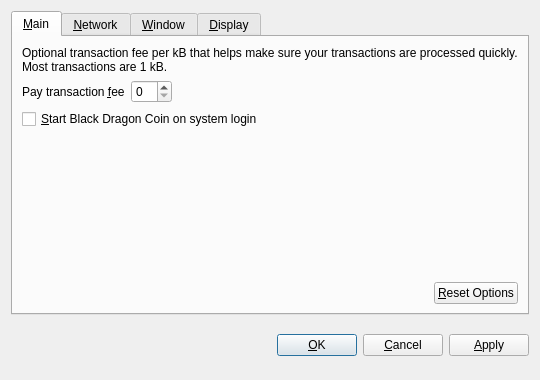
<?xml version="1.0" encoding="UTF-8"?>
<ui version="4.0">
 <class>OptionsDialog</class>
 <widget class="QDialog" name="OptionsDialog">
  <property name="geometry">
   <rect>
    <x>0</x>
    <y>0</y>
    <width>540</width>
    <height>380</height>
   </rect>
  </property>
  <property name="windowTitle">
   <string>Options</string>
  </property>
  <property name="modal">
   <bool>true</bool>
  </property>
  <layout class="QVBoxLayout" name="verticalLayout">
   <item>
    <widget class="QTabWidget" name="tabWidget">
     <property name="tabPosition">
      <enum>QTabWidget::North</enum>
     </property>
     <property name="currentIndex">
      <number>0</number>
     </property>
     <widget class="QWidget" name="tabMain">
      <attribute name="title">
       <string>&amp;Main</string>
      </attribute>
      <layout class="QVBoxLayout" name="verticalLayout_Main">
       <item>
        <widget class="QLabel" name="transactionFeeInfoLabel">
         <property name="text">
          <string>Optional transaction fee per kB that helps make sure your transactions are processed quickly. Most transactions are 1 kB.</string>
         </property>
         <property name="textFormat">
          <enum>Qt::PlainText</enum>
         </property>
         <property name="wordWrap">
          <bool>true</bool>
         </property>
        </widget>
       </item>
       <item>
        <layout class="QHBoxLayout" name="horizontalLayout_1_Main">
         <item>
          <widget class="QLabel" name="transactionFeeLabel">
           <property name="text">
            <string>Pay transaction &amp;fee</string>
           </property>
           <property name="textFormat">
            <enum>Qt::PlainText</enum>
           </property>
           <property name="buddy">
            <cstring>transactionFee</cstring>
           </property>
          </widget>
         </item>
         <item>
          <widget class="BitcoinAmountField" name="transactionFee"/>
         </item>
         <item>
          <spacer name="horizontalSpacer_1_Main">
           <property name="orientation">
            <enum>Qt::Horizontal</enum>
           </property>
           <property name="sizeHint" stdset="0">
            <size>
             <width>40</width>
             <height>20</height>
            </size>
           </property>
          </spacer>
         </item>
        </layout>
       </item>
       <item>
        <widget class="QCheckBox" name="bitcoinAtStartup">
         <property name="toolTip">
          <string>Automatically start Black Dragon Coin after logging in to the system.</string>
         </property>
         <property name="text">
          <string>&amp;Start Black Dragon Coin on system login</string>
         </property>
        </widget>
       </item>
       <item>
        <spacer name="verticalSpacer_Main">
         <property name="orientation">
          <enum>Qt::Vertical</enum>
         </property>
         <property name="sizeHint" stdset="0">
          <size>
           <width>20</width>
           <height>40</height>
          </size>
         </property>
        </spacer>
       </item>
       <item>
        <layout class="QHBoxLayout" name="horizontalLayout_2_Main">
         <item>
          <spacer name="horizontalSpacer_2_Main">
           <property name="orientation">
            <enum>Qt::Horizontal</enum>
           </property>
           <property name="sizeHint" stdset="0">
            <size>
             <width>40</width>
             <height>20</height>
            </size>
           </property>
          </spacer>
         </item>
         <item>
          <widget class="QPushButton" name="resetButton">
           <property name="toolTip">
            <string>Reset all client options to default.</string>
           </property>
           <property name="text">
            <string>&amp;Reset Options</string>
           </property>
           <property name="autoDefault">
            <bool>false</bool>
           </property>
          </widget>
         </item>
        </layout>
       </item>
      </layout>
     </widget>
     <widget class="QWidget" name="tabNetwork">
      <attribute name="title">
       <string>&amp;Network</string>
      </attribute>
      <layout class="QVBoxLayout" name="verticalLayout_Network">
       <item>
        <widget class="QCheckBox" name="mapPortUpnp">
         <property name="toolTip">
          <string>Automatically open the Black Dragon Coin client port on the router. This only works when your router supports UPnP and it is enabled.</string>
         </property>
         <property name="text">
          <string>Map port using &amp;UPnP</string>
         </property>
        </widget>
       </item>
       <item>
        <widget class="QCheckBox" name="connectSocks">
         <property name="toolTip">
          <string>Connect to the Black Dragon Coin network through a SOCKS proxy (e.g. when connecting through Tor).</string>
         </property>
         <property name="text">
          <string>&amp;Connect through SOCKS proxy:</string>
         </property>
        </widget>
       </item>
       <item>
        <layout class="QHBoxLayout" name="horizontalLayout_Network">
         <item>
          <widget class="QLabel" name="proxyIpLabel">
           <property name="text">
            <string>Proxy &amp;IP:</string>
           </property>
           <property name="textFormat">
            <enum>Qt::PlainText</enum>
           </property>
           <property name="buddy">
            <cstring>proxyIp</cstring>
           </property>
          </widget>
         </item>
         <item>
          <widget class="QValidatedLineEdit" name="proxyIp">
           <property name="maximumSize">
            <size>
             <width>140</width>
             <height>16777215</height>
            </size>
           </property>
           <property name="toolTip">
            <string>IP address of the proxy (e.g. 127.0.0.1)</string>
           </property>
          </widget>
         </item>
         <item>
          <widget class="QLabel" name="proxyPortLabel">
           <property name="text">
            <string>&amp;Port:</string>
           </property>
           <property name="textFormat">
            <enum>Qt::PlainText</enum>
           </property>
           <property name="buddy">
            <cstring>proxyPort</cstring>
           </property>
          </widget>
         </item>
         <item>
          <widget class="QLineEdit" name="proxyPort">
           <property name="maximumSize">
            <size>
             <width>55</width>
             <height>16777215</height>
            </size>
           </property>
           <property name="toolTip">
            <string>Port of the proxy (e.g. 9050)</string>
           </property>
          </widget>
         </item>
         <item>
          <widget class="QLabel" name="socksVersionLabel">
           <property name="text">
            <string>SOCKS &amp;Version:</string>
           </property>
           <property name="textFormat">
            <enum>Qt::PlainText</enum>
           </property>
           <property name="buddy">
            <cstring>socksVersion</cstring>
           </property>
          </widget>
         </item>
         <item>
          <widget class="QValueComboBox" name="socksVersion">
           <property name="toolTip">
            <string>SOCKS version of the proxy (e.g. 5)</string>
           </property>
          </widget>
         </item>
         <item>
          <spacer name="horizontalSpacer_Network">
           <property name="orientation">
            <enum>Qt::Horizontal</enum>
           </property>
           <property name="sizeHint" stdset="0">
            <size>
             <width>40</width>
             <height>20</height>
            </size>
           </property>
          </spacer>
         </item>
        </layout>
       </item>
       <item>
        <spacer name="verticalSpacer_Network">
         <property name="orientation">
          <enum>Qt::Vertical</enum>
         </property>
         <property name="sizeHint" stdset="0">
          <size>
           <width>20</width>
           <height>40</height>
          </size>
         </property>
        </spacer>
       </item>
      </layout>
     </widget>
     <widget class="QWidget" name="tabWindow">
      <attribute name="title">
       <string>&amp;Window</string>
      </attribute>
      <layout class="QVBoxLayout" name="verticalLayout_Window">
       <item>
        <widget class="QCheckBox" name="minimizeToTray">
         <property name="toolTip">
          <string>Show only a tray icon after minimizing the window.</string>
         </property>
         <property name="text">
          <string>&amp;Minimize to the tray instead of the taskbar</string>
         </property>
        </widget>
       </item>
       <item>
        <widget class="QCheckBox" name="minimizeOnClose">
         <property name="toolTip">
          <string>Minimize instead of exit the application when the window is closed. When this option is enabled, the application will be closed only after selecting Quit in the menu.</string>
         </property>
         <property name="text">
          <string>M&amp;inimize on close</string>
         </property>
        </widget>
       </item>
       <item>
        <spacer name="verticalSpacer_Window">
         <property name="orientation">
          <enum>Qt::Vertical</enum>
         </property>
         <property name="sizeHint" stdset="0">
          <size>
           <width>20</width>
           <height>40</height>
          </size>
         </property>
        </spacer>
       </item>
      </layout>
     </widget>
     <widget class="QWidget" name="tabDisplay">
      <attribute name="title">
       <string>&amp;Display</string>
      </attribute>
      <layout class="QVBoxLayout" name="verticalLayout_Display">
       <item>
        <layout class="QHBoxLayout" name="horizontalLayout_1_Display">
         <item>
          <widget class="QLabel" name="langLabel">
           <property name="text">
            <string>User Interface &amp;language:</string>
           </property>
           <property name="textFormat">
            <enum>Qt::PlainText</enum>
           </property>
           <property name="buddy">
            <cstring>lang</cstring>
           </property>
          </widget>
         </item>
         <item>
          <widget class="QValueComboBox" name="lang">
           <property name="toolTip">
            <string>The user interface language can be set here. This setting will take effect after restarting Black Dragon Coin.</string>
           </property>
          </widget>
         </item>
        </layout>
       </item>
       <item>
        <layout class="QHBoxLayout" name="horizontalLayout_2_Display">
         <item>
          <widget class="QLabel" name="unitLabel">
           <property name="text">
            <string>&amp;Unit to show amounts in:</string>
           </property>
           <property name="textFormat">
            <enum>Qt::PlainText</enum>
           </property>
           <property name="buddy">
            <cstring>unit</cstring>
           </property>
          </widget>
         </item>
         <item>
          <widget class="QValueComboBox" name="unit">
           <property name="toolTip">
            <string>Choose the default subdivision unit to show in the interface and when sending coins.</string>
           </property>
          </widget>
         </item>  
        </layout>
       </item>
        <item>
        <layout class="QHBoxLayout" name="horizontalLayout_3_Display">
         <item>
          <widget class="QLabel" name="logoLabel">
           <property name="text">
            <string>Logo:</string>
           </property>
           <property name="textFormat">
            <enum>Qt::PlainText</enum>
           </property>
           <property name="buddy">
            <cstring>logo</cstring>
           </property>
          </widget>
         </item>
         <item>
          <widget class="QValueComboBox" name="logo">
           <property name="toolTip">
            <string>Choose the logo.</string>
           </property>
          </widget>
         </item> 
        </layout>
       </item>
       <item>
        <widget class="QCheckBox" name="displayAddresses">
         <property name="toolTip">
          <string>Whether to show Black Dragon Coin addresses in the transaction list or not.</string>
         </property>
         <property name="text">
          <string>&amp;Display addresses in transaction list</string>
         </property>
        </widget>
       </item>
       <item>
        <widget class="QCheckBox" name="coinControlFeatures">
         <property name="toolTip">
          <string>Whether to show coin control features or not.</string>
         </property>
         <property name="text">
          <string>Display coin &amp;control features (experts only!)</string>
         </property>
        </widget>
       </item>
       <item>
        <spacer name="verticalSpacer_Display">
         <property name="orientation">
          <enum>Qt::Vertical</enum>
         </property>
         <property name="sizeHint" stdset="0">
          <size>
           <width>20</width>
           <height>40</height>
          </size>
         </property>
        </spacer>
       </item>
      </layout>
     </widget>
    </widget>
   </item>
   <item>
    <layout class="QHBoxLayout" name="horizontalLayout_Buttons">
     <item>
      <spacer name="horizontalSpacer_1">
       <property name="orientation">
        <enum>Qt::Horizontal</enum>
       </property>
       <property name="sizeHint" stdset="0">
        <size>
         <width>40</width>
         <height>48</height>
        </size>
       </property>
      </spacer>
     </item>
     <item>
      <widget class="QLabel" name="statusLabel">
       <property name="font">
        <font>
         <weight>75</weight>
         <bold>true</bold>
        </font>
       </property>
       <property name="text">
        <string/>
       </property>
       <property name="textFormat">
        <enum>Qt::PlainText</enum>
       </property>
       <property name="wordWrap">
        <bool>true</bool>
       </property>
      </widget>
     </item>
     <item>
      <spacer name="horizontalSpacer_2">
       <property name="orientation">
        <enum>Qt::Horizontal</enum>
       </property>
       <property name="sizeHint" stdset="0">
        <size>
         <width>40</width>
         <height>48</height>
        </size>
       </property>
      </spacer>
     </item>
     <item>
      <widget class="QPushButton" name="okButton">
       <property name="text">
        <string>&amp;OK</string>
       </property>
      </widget>
     </item>
     <item>
      <widget class="QPushButton" name="cancelButton">
       <property name="text">
        <string>&amp;Cancel</string>
       </property>
       <property name="autoDefault">
        <bool>false</bool>
       </property>
      </widget>
     </item>
     <item>
      <widget class="QPushButton" name="applyButton">
       <property name="text">
        <string>&amp;Apply</string>
       </property>
       <property name="autoDefault">
        <bool>false</bool>
       </property>
      </widget>
     </item>
    </layout>
   </item>
  </layout>
 </widget>
 <customwidgets>
  <customwidget>
   <class>BitcoinAmountField</class>
   <extends>QSpinBox</extends>
   <header>bitcoinamountfield.h</header>
  </customwidget>
  <customwidget>
   <class>QValueComboBox</class>
   <extends>QComboBox</extends>
   <header>qvaluecombobox.h</header>
  </customwidget>
  <customwidget>
   <class>QValidatedLineEdit</class>
   <extends>QLineEdit</extends>
   <header>qvalidatedlineedit.h</header>
  </customwidget>
 </customwidgets>
 <resources/>
 <connections/>
</ui>
